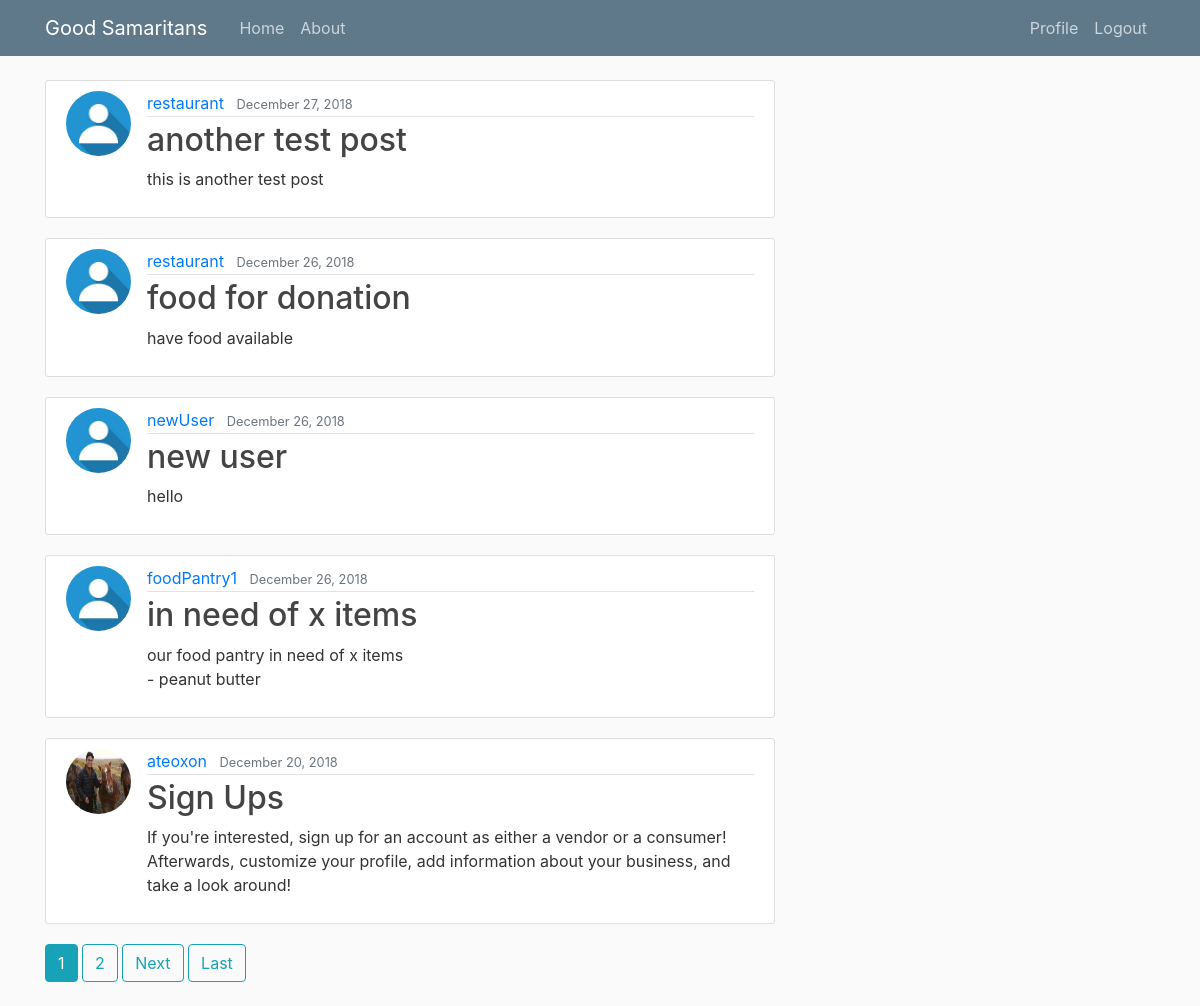
The app's page / (signed in) with its own data.
### blog/models.py (models this page shows, shortened)
class Post(models.Model):
    title = models.CharField(max_length=100)
    content = models.TextField()
    date_posted = models.DateTimeField(default=timezone.now)
    author = models.ForeignKey(User, on_delete=models.CASCADE)

### users/models.py (models this page shows, shortened)
class Profile(models.Model):
    user = models.OneToOneField(User, on_delete=models.CASCADE) #on delete: when user is deleted, delete profile / when profile is deleted, do not delete user
    image = models.ImageField(default='default.jpg',upload_to='profile_pics')

### blog/views.py (the view)
# urls.py: path('', PostListView.as_view(), name='blog-home'),
class PostListView(ListView):
    model = Post
    template_name = 'blog/home.html'
    context_object_name = 'posts'
    ordering = ['-date_posted']
    paginate_by = 5

### blog/templates/blog/home.html (shortened to what this page needs)
  {% extends "blog/base.html" %}
  {% block content %}
    {% for post in posts %}
      <article class="media content-section">
          <img class ="rounded-circle article-img" src=" {{ post.author.profile.image.url }}">
      <div class="media-body">
        <div class="article-metadata">
          <a class="mr-2" href="{% url 'user-posts' post.author.username %}">{{ post.author }}</a>
          <small class="text-muted">{{ post.date_posted | date:"F d, Y" }}</small>
        </div>
        <h2><a class="article-title" href="{% url 'post-detail' post.id %}">{{ post.title }}</a></h2>
        <p class="article-content">{{ post.content }}</p>
      </div>
      </article>
    {% endfor %}
    {% if is_paginated %}
      {% for num in page_obj.paginator.page_range %}
        {% if page_obj.number == num %}
          <a class="btn btn-info mb-4" href="?page={{ num }}">{{ num }}</a>
        {% elif num > page_obj.number|add:'-3' and num < page_obj.number|add:'3' %}
          <a class="btn btn-outline-info mb-4" href="?page={{ num }}">{{ num }}</a>
        {% endif %}
      {% endfor %}
      {% if page_obj.has_next %}
        <a class="btn btn-outline-info mb-4" href="?page={{ page_obj.next_page_number }}">Next</a>
        <a class="btn btn-outline-info mb-4" href="?page={{ page_obj.paginator.num_pages }}">Last</a>
      {% endif %}
    {% endif %}
  {% endblock content %}

### blog/static/blog/main.css (style rules this page uses)
body { background: #fafafa; color: #333333; margin-top: 5rem; }
h1, h2, h3, h4, h5, h6 { color: #444444; }
.content-section { background: #ffffff; padding: 10px 20px; border: 1px solid #dddddd; border-radius: 3px; margin-bottom: 20px; }
.article-title { color: #444444; }
.article-content { white-space: pre-line; }
.article-img { height: 65px; width: 65px; margin-right: 16px; }
.article-metadata { padding-bottom: 1px; margin-bottom: 4px; border-bottom: 1px solid #e3e3e3 }

### records on screen
Post: author.profile.image (placeholder picture), author "restaurant", date_posted "December 27, 2018", title "another test post", content "this is another test post"
Post: author.profile.image (placeholder picture), author "restaurant", date_posted "December 26, 2018", title "food for donation", content "have food available"
Post: author.profile.image (placeholder picture), author "newUser", date_posted "December 26, 2018", title "new user", content "hello"
Post: author.profile.image (placeholder picture), author "foodPantry1", date_posted "December 26, 2018", title "in need of x items", content "our food pantry in need of x items - peanut butter"
Post: author.profile.image (picture), author "ateoxon", date_posted "December 20, 2018", title "Sign Ups", content "If you're interested, sign up for an account as either a vendor or a consumer! Afterwards, customize your profile, add information about your business, and take a look around!"

### other values on screen
{{ num }} "1"
{{ num }} "2"
